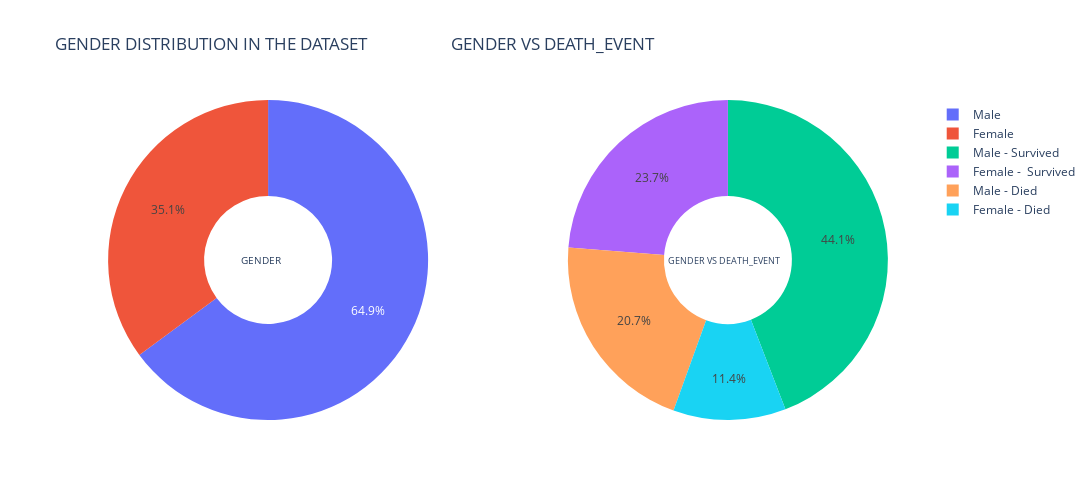

Source (notebook cell):
### Code cell
d1=df[(df['DEATH_EVENT']==0)&(df['sex']==1)]
d2=df[(df['DEATH_EVENT']==1)&(df['sex']==1)]
d3=df[(df['DEATH_EVENT']==0)&(df['sex']==0)]
d4=df[(df['DEATH_EVENT']==1)&(df['sex']==0)]

label1 = ["Male","Female"]
label2 = ['Male - Survived','Male - Died', "Female -  Survived", "Female - Died"]
values1 = [(len(d1)+len(d2)), (len(d3)+len(d4))]
values2 = [len(d1),len(d2),len(d3),len(d4)]

# Create subplots: use 'domain' type for Pie subplot
fig = make_subplots(rows=1, cols=2, specs=[[{'type':'domain'}, {'type':'domain'}]])
fig.add_trace(go.Pie(labels=label1,values=values1,hole=0.4,name='Gender'),1,1)
fig.add_trace(go.Pie(labels=label2,values=values2,hole=0.4,name="GENDER VS DEATH_EVENT"),1, 2)

# Use `hole` to create a donut-like pie chart
#fig.update_traces(hole=.4, hoverinfo="label+percent")

fig.update_layout(
    title_text="GENDER DISTRIBUTION IN THE DATASET  \
                   GENDER VS DEATH_EVENT",
    # Add annotations in the center of the donut pies.
    annotations=[dict(text='GENDER', x=0.19, y=0.5, font_size=10, showarrow=False),
                 dict(text='GENDER VS DEATH_EVENT', x=0.84, y=0.5, font_size=9, showarrow=False)],
    autosize=False,width=1200, height=500, paper_bgcolor="white")

fig.show()

### Figure 1 — Plotly figure (JSON) as saved in the notebook; plotly's stock layout.template omitted (floating-point values rounded to 4 significant figures)
{"data": [{"domain": {"x": [0, 0.45], "y": [0, 1]}, "hole": 0.4, "labels": ["Male", "Female"], "name": "Gender", "type": "pie", "values": [194, 105]}, {"domain": {"x": [0.55, 1], "y": [0, 1]}, "hole": 0.4, "labels": ["Male - Survived", "Male - Died", "Female -  Survived", "Female - Died"], "name": "GENDER VS DEATH_EVENT", "type": "pie", "values": [132, 62, 71, 34]}], "layout": {"annotations": [{"font": {"size": 10}, "showarrow": false, "text": "GENDER", "x": 0.19, "y": 0.5}, {"font": {"size": 9}, "showarrow": false, "text": "GENDER VS DEATH_EVENT", "x": 0.84, "y": 0.5}], "autosize": false, "height": 500, "paper_bgcolor": "white", "title": {"text": "GENDER DISTRIBUTION IN THE DATASET                     GENDER VS DEATH_EVENT"}, "width": 1200}}
